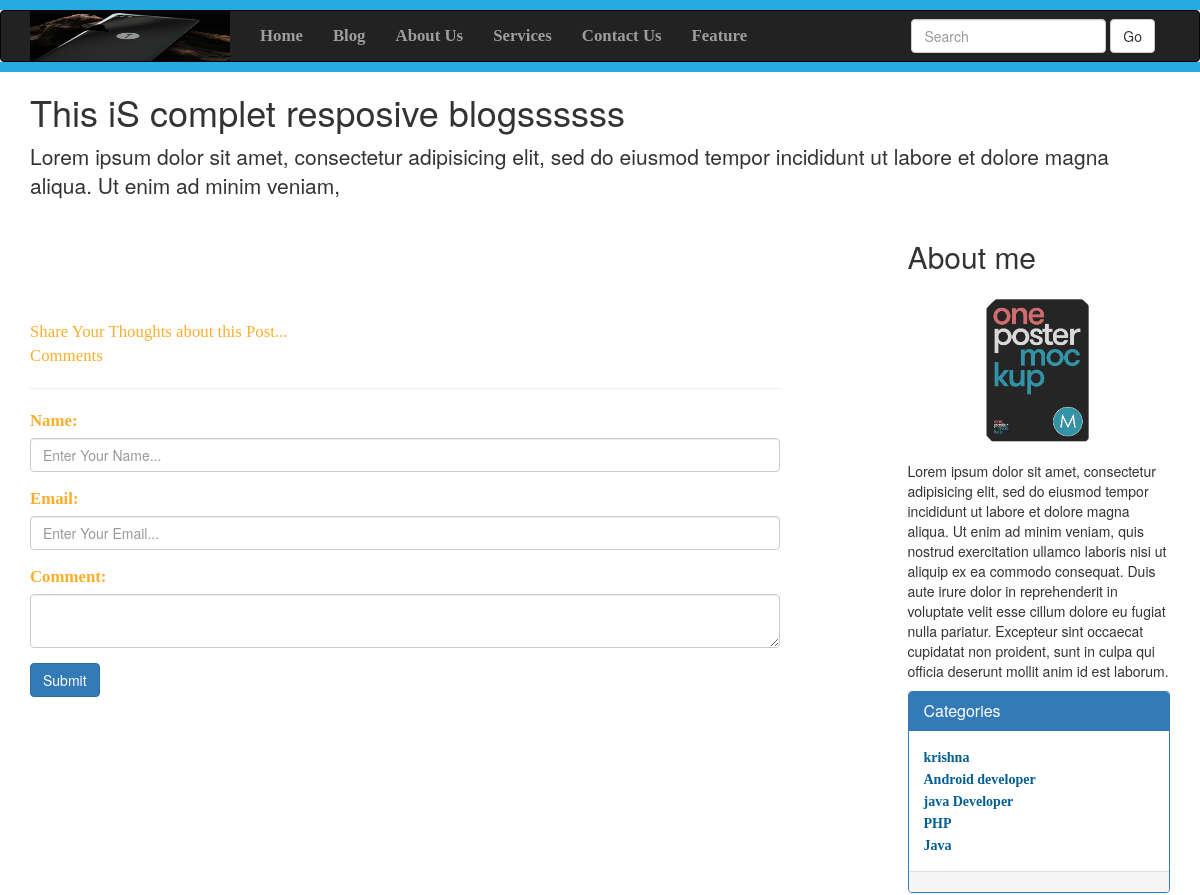
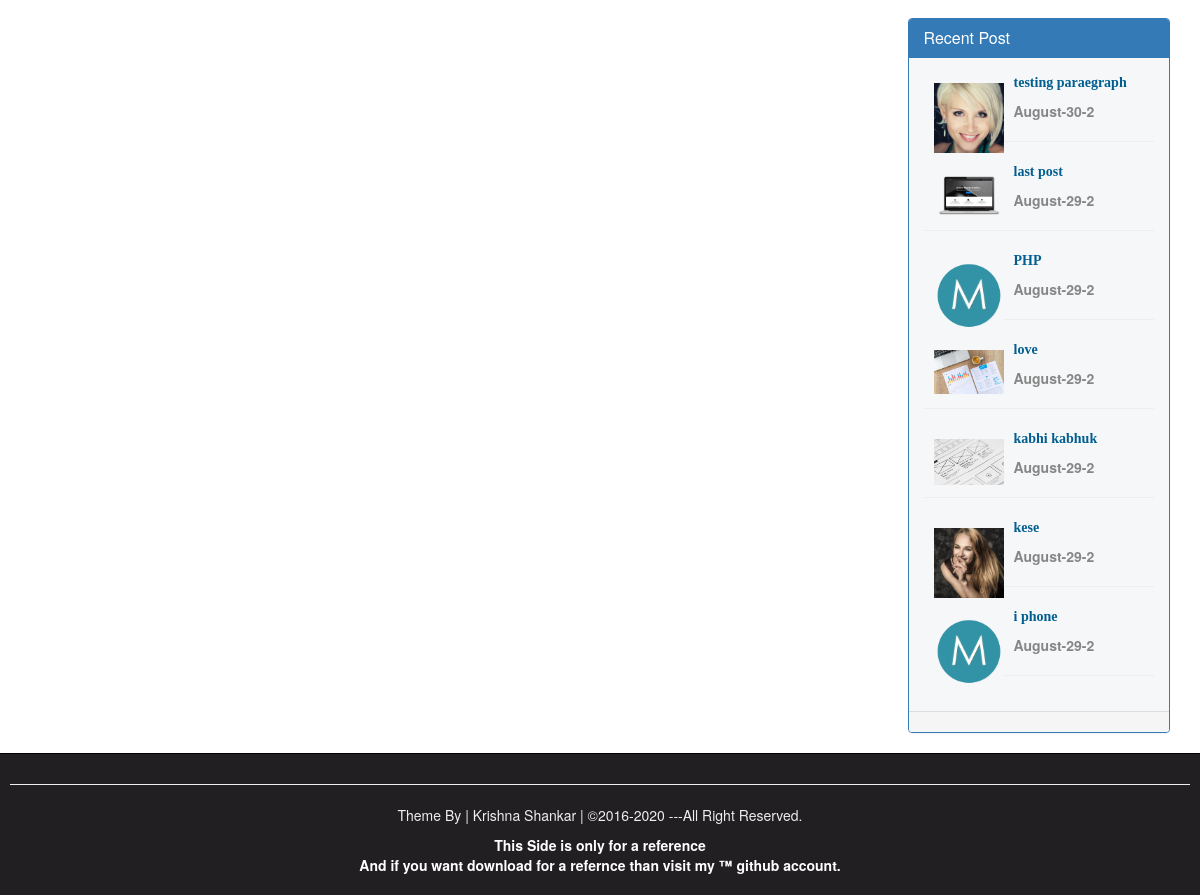
The app's page /FullPost.php with its own data (2 pictures, top to bottom).
### tables this page shows
CREATE TABLE `category` (
  `id` int(10) NOT NULL,
  `datetime` varchar(50) NOT NULL,
  `name` varchar(100) NOT NULL,
  `creatorname` varchar(200) NOT NULL
);

CREATE TABLE `admin_panel` (
  `id` int(10) NOT NULL,
  `datetime` varchar(50) NOT NULL,
  `title` varchar(200) NOT NULL,
  `category` varchar(100) NOT NULL,
  `author` varchar(100) NOT NULL,
  `image` varchar(200) NOT NULL,
  `post` varchar(10000) NOT NULL
);

### FullPost.php (the view, shortened to what this page needs)
<?php require_once("Include/Functions.php"); ?>
<!DOCTYPE html>
<html>
<head>
	<link rel="stylesheet" type="text/css" href="css/bootstrap.min.css">
	<link rel="stylesheet" type="text/css" href="css/publicstyles.css">
</head>
<body>
<div style="height: 10px; background: #27aae1;"></div>
<nav class="navbar navbar-expand-md navbar-inverse fixed-top" role="navigation">
	<div class="container">
		<div class="navbar-header">
		<a class="navbar-brand" href="FullPost.php">
			<img style="margin-top: -15px;" src="images/image1.jpg" width="200" height="50">
		</a>
		</div>
		<div class="collapsed navbar-collapse" id="collapse">
		<ul class="nav navbar-nav">
			<li class="nav-item"><a href="#">Home</a></li>
			<li class="nav-item" class="active"><a href="Blog.php">Blog</a></li>
			<li class="nav-item"><a href="#">About Us</a></li>
			<li class="nav-item"><a href="#">Services</a></li>
			<li class="nav-item"><a href="#">Contact Us</a></li>
			<li class="nav-item"><a href="#">Feature</a></li>
		</ul>
		<form action="Blog.php" class="navbar-form navbar-right">
			<div class="form-group">
				<input class="form-control" type="text" name="Search" placeholder="Search">
			</div>
			<button class="btn btn-default" name="SearchButton">Go</button>
		</form>
		</div>
	</div>
</nav>
<div class="Line" style="height: 10px; background: #27aae1;"></div>
<div class="container">
	<div class="blog-header">
		<h1>This iS complet resposive blogssssss</h1>
		<p class="lead">Lorem ipsum dolor sit amet, consectetur adipisicing elit, sed do eiusmod
		tempor incididunt ut labore et dolore magna aliqua. Ut enim ad minim veniam,
		</p>
	</div>
	<div class="row">
		<div class="col-sm-8">
			 <br><br>
			 <br><br>
			<br>
			 <span class="FieldInfo">Share Your Thoughts about this Post...</span>
			 <br>
			 <span class="FieldInfo">Comments</span>
			 <hr>
			 <div>
				<form action="FullPost.php?id=<?php echo $PostId; ?>" method="post" enctype="multipart/form-data">
					<fieldset>
						<div class="form-group">
							<label for="Name"><span class="FieldInfo">Name:</span></label>
	 						<input class="form-control" type="name" name="Name" id="name" placeholder="Enter Your Name...">
						</div>
						<div class="form-group">
							<label for="Email"><span class="FieldInfo">Email:</span></label>
	 						<input class="form-control" type="email" name="Email" id="email" placeholder="Enter Your Email...">
						</div>
						<div class="form-group">
							<label for="commentarea"><span class="FieldInfo">Comment:</span></label>
							<textarea class="form-control" name="Comment" id="commentarea"></textarea>
						</div>
						<input class="btn btn-primary" type="Submit" name="Submit" value="Submit">
						<br>
						<br>
					</fieldset>
				</form>
			</div>
		</div>
		<div class="col-sm-offset-1 col-sm-3">
			<h2>About me</h2>
			<img class="img-responsive img-circle imageicon" src="images/book.png">
			<p>Lorem ipsum dolor sit amet, consectetur adipisicing elit, sed do eiusmod
			tempor incididunt ut labore et dolore magna aliqua. Ut enim ad minim veniam,
			quis nostrud exercitation ullamco laboris nisi ut aliquip ex ea commodo
			consequat. Duis aute irure dolor in reprehenderit in voluptate velit esse
			cillum dolore eu fugiat nulla pariatur. Excepteur sint occaecat cupidatat non
			proident, sunt in culpa qui officia deserunt mollit anim id est laborum.</p>
			<div class="panel panel-primary">
				<div class="panel-heading">
					<h2 class="panel-title">Categories</h2>
				</div>
				<div class="panel-body">
				<?php
						$ViewQuery="select * from category order by datetime desc";
						$Execute=mysqli_query($Connection, $ViewQuery);
						while($DataRows=mysqli_fetch_array($Execute)){
						$Category=$DataRows['name'];
				?>
				<a href="Blog.php?Category=<?php echo $Category; ?>">
				<span id="heading"><?php echo $Category."<br>"; ?></span>
				</a>
				<?php } ?>
				</div>
				<div class="panel-footer"></div>
			</div>
			<div class="panel panel-primary">
				<div class="panel-heading">
					<h2 class="panel-title">Recent Post</h2>
				</div>
				<div class="panel-body background">
					<?php
						$ViewQuery="select * from admin_panel order by datetime desc limit 0,7";
						$Execute=mysqli_query($Connection, $ViewQuery);
						while($DataRows=mysqli_fetch_array($Execute)){
						$Id=$DataRows['id'];
						$Title=$DataRows["title"];
						$DateTime=$DataRows["datetime"];
						$Image=$DataRows["image"];
						if (strlen($DateTime)>11){$DateTime=substr($DateTime, 0,11);}
				?>
				<img class="pull-left" style="margin-top: 10px; margin-left: 10px;" src="Upload/<?php echo htmlentities($Image); ?>" width=70; hight=70;>
				<a href="FullPost.php?id=<?php echo $Id ?>">
				<p id="heading" style="margin-left: 90px;"><?php echo nl2br($Title); ?></p>
				</a>
				<p class="description" style="margin-left: 90px;"><?php echo htmlentities($DateTime) ?></p>
				<hr>
				<?php } ?>
				</div>
				<div class="panel-footer"></div>
			</div>
		</div>
	</div>
</div>
<div id="Footer">
	<hr><p>Theme By | Krishna Shankar | &copy;2016-2020 ---All Right Reserved.</p>
	<a style="color: white; text-decoration: none; cursor: pointer; font-weight: bold;" href="#" target="_blank">
		<p>This Side is only for a reference <br> And if you want download for a refernce than visit my &trade; github account.</hr></p>
	</a>
</div>
</body>
</html>

### css/publicstyles.css (style rules this page uses)
.navbar-nav li { font-weight: bold; font-family: Bitter,Georgia,Times,"Times New Roman",serif; font-size: 1.2em; }
.Line { margin-top: -20px; }
#Footer { padding: 10px; border-top: 1px solid black; color: #eeeeee; background-color: #221f22; text-align: center; }
#heading { font-family: Bitter,Georgia,Times,"Times New Roman",serif; font-weight: bold; color: #005E90; }
.description { color: #868686; font-weight: bold; margin-top: -2px; }
.imageicon { max-width: 150px; margin: 0 auto; display: block; }
.background { background-color: #F6F7F9; }

### FullPost.php (style rules this page uses)
.FieldInfo { color: rgb(251,174,44); font-family: Bitter,Georgia,"Times New Roman",Times,serif; font-size: 1.2em; }

### records on screen
category: name "krishna"
category: name "Android developer"
category: name "java Developer"
category: name "PHP"
category: name "Java"
admin_panel: image (picture), title "testing paraegraph", datetime "August-30-2"
admin_panel: image (picture), title "last post", datetime "August-29-2"
admin_panel: image (picture), title "PHP", datetime "August-29-2"
admin_panel: image (picture), title "love", datetime "August-29-2"
admin_panel: image (picture), title "kabhi kabhuk", datetime "August-29-2"
admin_panel: image (picture), title "kese", datetime "August-29-2"
admin_panel: image (picture), title "i phone", datetime "August-29-2"
